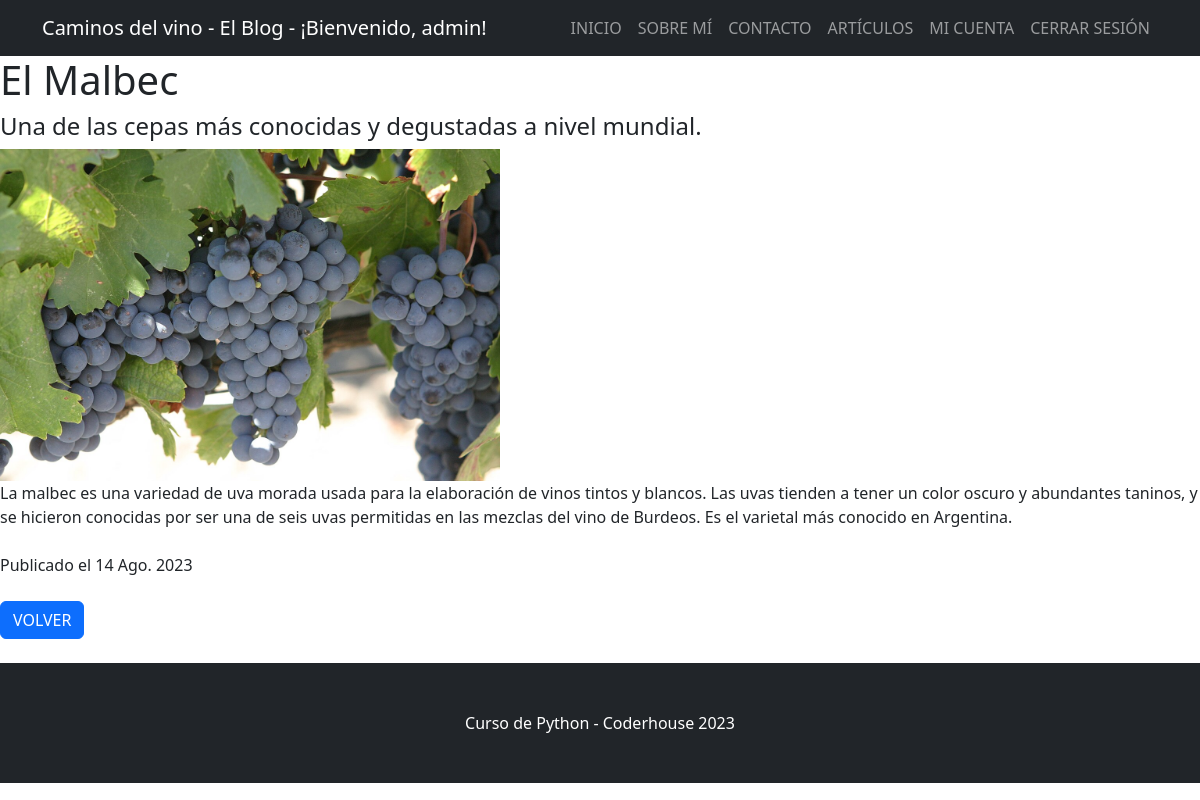
The app's page /articulos/entradas/1/ (signed in) with its own data.
### blog/models.py (models this page shows, shortened)
class Articulo(models.Model):
    titulo = models.CharField(max_length=256)
    subtitulo = models.CharField(max_length=256)
    cuerpo = models.TextField(blank=True)
    autor = models.ForeignKey(User, on_delete=models.CASCADE, null=True)
    fecha = models.DateField(auto_now_add=True)
    imagen = models.ImageField(upload_to="entradas/", null="True", blank=True)

### blog/views.py (the view)
# urls.py: path("entradas/<int:pk>/", ArticuloDetailView.as_view(), name="ver_articulo"),
class ArticuloDetailView(DetailView):
    model = Articulo

### blog/templates/blog/articulo_detail.html (shortened to what this page needs)
{% extends "base.html" %}
{% block contenido %}
<h1>{{ object.titulo }}</h1>
<h4>{{ object.subtitulo }}</h4>
{% if object.imagen %}
<img src="{{ object.imagen.url }}" alt="{{ object.titulo }}" width="500">
{% endif %}
<br>
{{object.cuerpo}}
<br><br>
Publicado el {{ object.fecha }}
<br><br>
<a class="btn btn-primary" href="{% url 'lista_articulos' %}" type="button">VOLVER</a>
<br><br>
{% endblock contenido %}

### templates/base.html (shortened to what this page needs)
{% load static %}
<!DOCTYPE html>
<html lang="en">
    <head>
        <link href="{% static 'css/styles.css' %}" rel="stylesheet" />
    </head>
    <body>
        <nav class="navbar navbar-expand-lg navbar-dark bg-dark">
            <div class="container">
                {% if user.is_authenticated %}
                <a class="navbar-brand">Caminos del vino - El Blog - ¡Bienvenido, {{ user.username }}!</a>
                {% else %}
                <a class="navbar-brand">Caminos del vino - El Blog </a>
                {% endif %}
                <div class="collapse navbar-collapse" id="navbarSupportedContent">
                    <ul class="navbar-nav ms-auto mb-2 mb-lg-0">
                        <li class="nav-item"><a class="nav-link" href="{% url 'inicio' %}">INICIO</a></li>
                        <li class="nav-item"><a class="nav-link" href="{% url 'sobre_mi' %}">SOBRE MÍ</a></li>
                        <li class="nav-item"><a class="nav-link" href="{% url 'enviar_consulta' %}">CONTACTO</a></li>
                        <li class="nav-item"><a class="nav-link" href="{% url 'lista_articulos' %}">ARTÍCULOS</a></li>
                        {% if user.is_authenticated %}
                        <li class="nav-item"><a class="nav-link" href="{% url 'mi_perfil' %}">MI CUENTA</a></li>
                        <li class="nav-item"><a class="nav-link" href="{% url 'logout' %}">CERRAR SESIÓN</a></li>
                        {% else %}
                        <li class="nav-item"><a class="nav-link" href="{% url 'registro' %}">REGISTRARSE</a></li>
                        <li class="nav-item"><a class="nav-link" href="{% url 'login' %}">INICIAR SESIÓN</a></li>
                        {% endif %}
                    </ul>
                </div>
            </div>
        </nav>
        {% block contenido %}
        {% endblock contenido %}
        <footer class="py-5 bg-dark">
            <div class="container"><p class="m-0 text-center text-white">Curso de Python - Coderhouse 2023</p></div>
        </footer>
    </body>
</html>

### records on screen
Articulo: titulo "El Malbec", subtitulo "Una de las cepas más conocidas y degustadas a nivel mundial.", imagen (picture), cuerpo "La malbec es una variedad de uva morada usada para la elaboración de vinos tintos y blancos. Las uvas tienden a tener un color oscuro y abundantes taninos, y se hicieron conocidas por ser una de seis uvas permitidas en las mezclas del vino de Burdeos. Es el varietal más conocido en Argentina.", fecha "14 Ago. 2023"

### other values on screen
{{ user.username }} "admin"
